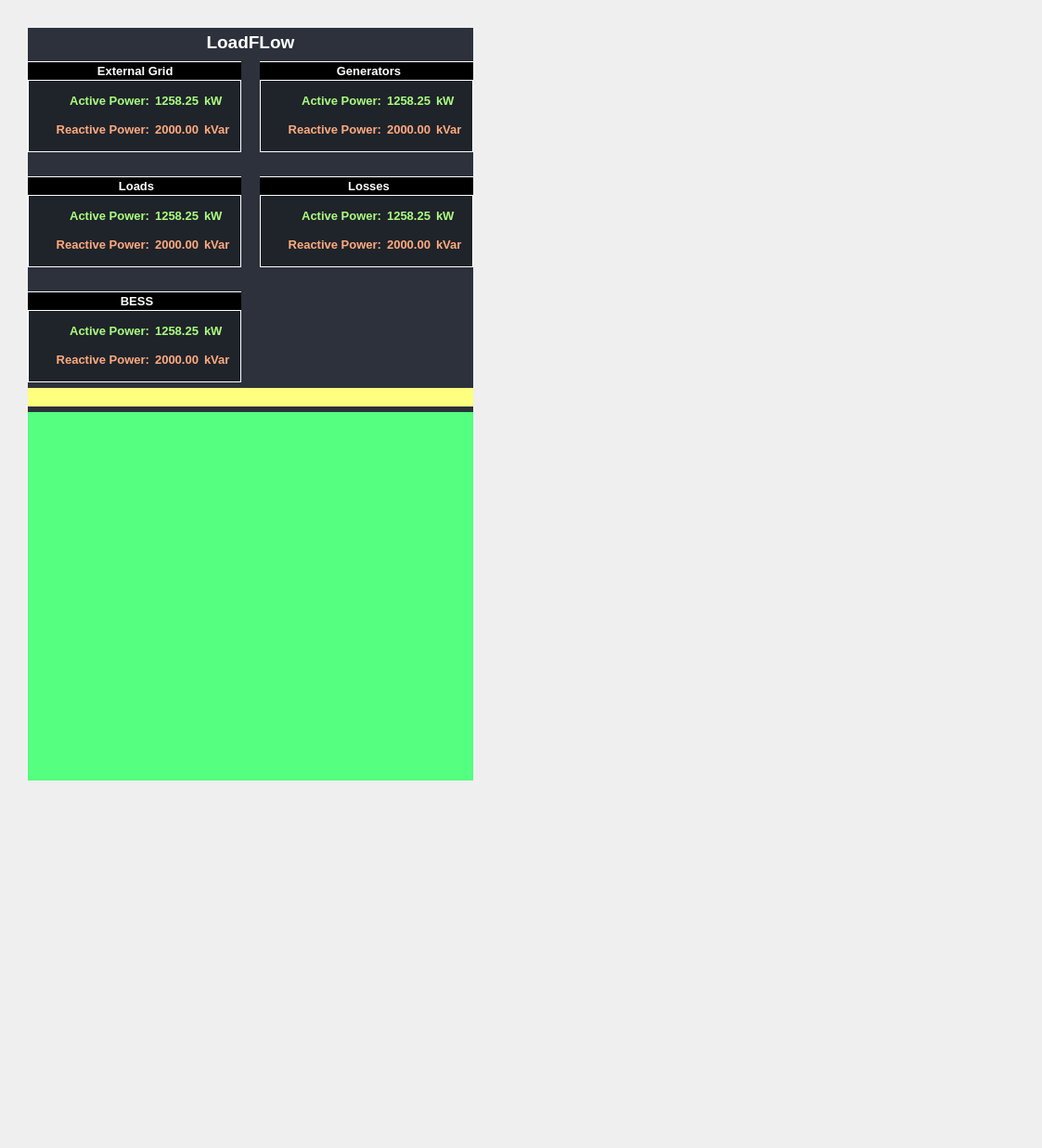
<?xml version="1.0" encoding="UTF-8"?>
<ui version="4.0">
 <class>lfres_mainWGT</class>
 <widget class="QWidget" name="lfres_mainWGT">
  <property name="geometry">
   <rect>
    <x>0</x>
    <y>0</y>
    <width>1123</width>
    <height>1237</height>
   </rect>
  </property>
  <property name="font">
   <font>
    <pointsize>11</pointsize>
    <weight>75</weight>
    <bold>true</bold>
   </font>
  </property>
  <property name="windowTitle">
   <string>Form</string>
  </property>
  <property name="styleSheet">
   <string notr="true"/>
  </property>
  <widget class="QWidget" name="lfres_WGT" native="true">
   <property name="geometry">
    <rect>
     <x>30</x>
     <y>30</y>
     <width>480</width>
     <height>811</height>
    </rect>
   </property>
   <property name="minimumSize">
    <size>
     <width>480</width>
     <height>700</height>
    </size>
   </property>
   <property name="maximumSize">
    <size>
     <width>600</width>
     <height>16777215</height>
    </size>
   </property>
   <property name="styleSheet">
    <string notr="true">#lfres_WGT{
	background-color: #2c313c;
}

#title_LBL{
	color: rgb(255, 255, 255);
}

#overall_GB, #loads_GB{
	background-color: #1f232a;
	color: rgb(255, 255, 255);
}

#extgrid_GB, #loads_GB, #loss_GB, #gen_GB, #bess_GB{	
	color: rgb(255, 255, 255);
	background-color: #1f232a;
 	border: 1px solid  rgb(255, 255, 255);
	padding-top: 15 px
}
#extgrid_GB:title, #loads_GB:title, #loss_GB:title,#gen_GB:title, #bess_GB:title{
	subcontrol-origin:  margin;
    subcontrol-position: top center;
    padding: 2px 1000px;
	background-color: rgb(0,0,0); 
 	border: 1px solid  rgb(255, 255, 255);
}

#p_eg_lbl_LBL, #p_eg_value_LBL, #p_eg_unit_LBL, 
#p_loads_lbl_LBL, #p_loads_value_LBL, #p_loads_unit_LBL, 
#p_gen_lbl_LBL, #p_gen_value_LBL, #p_gen_unit_LBL, 
#p_loss_lbl_LBL, #p_loss_value_LBL, #p_loss_unit_LBL,
#p_bess_lbl_LBL, #p_bess_value_LBL, #p_bess_unit_LBL{
	color: rgb(170, 255, 127);
}

#q_eg_lbl_LBL, #q_eg_value_LBL, #q_eg_unit_LBL, 
#q_loads_lbl_LBL, #q_loads_value_LBL, #q_loads_unit_LBL, 
#q_gen_lbl_LBL, #q_gen_value_LBL, #q_gen_unit_LBL, 
#q_loss_lbl_LBL, #q_loss_value_LBL, #q_loss_unit_LBL, 
#q_bess_lbl_LBL, #q_bess_value_LBL, #q_bess_unit_LBL{
	
	color: rgb(255, 170, 127);
}
</string>
   </property>
   <layout class="QVBoxLayout" name="lfres_VL">
    <item>
     <widget class="QLabel" name="title_LBL">
      <property name="sizePolicy">
       <sizepolicy hsizetype="Preferred" vsizetype="Fixed">
        <horstretch>0</horstretch>
        <verstretch>0</verstretch>
       </sizepolicy>
      </property>
      <property name="minimumSize">
       <size>
        <width>0</width>
        <height>30</height>
       </size>
      </property>
      <property name="font">
       <font>
        <pointsize>14</pointsize>
        <weight>75</weight>
        <bold>true</bold>
       </font>
      </property>
      <property name="text">
       <string>LoadFLow</string>
      </property>
      <property name="alignment">
       <set>Qt::AlignCenter</set>
      </property>
     </widget>
    </item>
    <item>
     <widget class="QWidget" name="lfres_top_WGT" native="true">
      <layout class="QHBoxLayout" name="horizontalLayout" stretch="0,0">
       <property name="spacing">
        <number>20</number>
       </property>
       <property name="leftMargin">
        <number>0</number>
       </property>
       <property name="topMargin">
        <number>0</number>
       </property>
       <property name="rightMargin">
        <number>0</number>
       </property>
       <property name="bottomMargin">
        <number>0</number>
       </property>
       <item>
        <widget class="QWidget" name="sx_WGT" native="true">
         <layout class="QVBoxLayout" name="verticalLayout_2">
          <property name="leftMargin">
           <number>0</number>
          </property>
          <property name="topMargin">
           <number>0</number>
          </property>
          <property name="rightMargin">
           <number>0</number>
          </property>
          <property name="bottomMargin">
           <number>0</number>
          </property>
          <item>
           <widget class="QGroupBox" name="extgrid_GB">
            <property name="font">
             <font>
              <pointsize>10</pointsize>
              <weight>75</weight>
              <bold>true</bold>
             </font>
            </property>
            <property name="title">
             <string>External Grid </string>
            </property>
            <property name="flat">
             <bool>false</bool>
            </property>
            <layout class="QGridLayout" name="gridLayout_6">
             <item row="2" column="2">
              <widget class="QLabel" name="q_eg_value_LBL">
               <property name="minimumSize">
                <size>
                 <width>0</width>
                 <height>25</height>
                </size>
               </property>
               <property name="font">
                <font>
                 <family>MS Shell Dlg 2</family>
                 <pointsize>10</pointsize>
                 <weight>75</weight>
                 <italic>false</italic>
                 <bold>true</bold>
                </font>
               </property>
               <property name="text">
                <string>2000.00</string>
               </property>
               <property name="alignment">
                <set>Qt::AlignRight|Qt::AlignTrailing|Qt::AlignVCenter</set>
               </property>
              </widget>
             </item>
             <item row="2" column="1">
              <widget class="QLabel" name="q_eg_lbl_LBL">
               <property name="sizePolicy">
                <sizepolicy hsizetype="MinimumExpanding" vsizetype="Preferred">
                 <horstretch>0</horstretch>
                 <verstretch>0</verstretch>
                </sizepolicy>
               </property>
               <property name="minimumSize">
                <size>
                 <width>0</width>
                 <height>25</height>
                </size>
               </property>
               <property name="font">
                <font>
                 <family>MS Shell Dlg 2</family>
                 <pointsize>10</pointsize>
                 <weight>75</weight>
                 <italic>false</italic>
                 <bold>true</bold>
                </font>
               </property>
               <property name="text">
                <string>Reactive Power:</string>
               </property>
               <property name="alignment">
                <set>Qt::AlignRight|Qt::AlignTrailing|Qt::AlignVCenter</set>
               </property>
              </widget>
             </item>
             <item row="2" column="3">
              <widget class="QLabel" name="q_eg_unit_LBL">
               <property name="minimumSize">
                <size>
                 <width>0</width>
                 <height>25</height>
                </size>
               </property>
               <property name="font">
                <font>
                 <family>MS Shell Dlg 2</family>
                 <pointsize>10</pointsize>
                 <weight>75</weight>
                 <italic>false</italic>
                 <bold>true</bold>
                </font>
               </property>
               <property name="text">
                <string>kVar</string>
               </property>
               <property name="alignment">
                <set>Qt::AlignLeading|Qt::AlignLeft|Qt::AlignVCenter</set>
               </property>
              </widget>
             </item>
             <item row="1" column="3">
              <widget class="QLabel" name="p_eg_unit_LBL">
               <property name="minimumSize">
                <size>
                 <width>0</width>
                 <height>25</height>
                </size>
               </property>
               <property name="font">
                <font>
                 <family>MS Shell Dlg 2</family>
                 <pointsize>10</pointsize>
                 <weight>75</weight>
                 <italic>false</italic>
                 <bold>true</bold>
                </font>
               </property>
               <property name="text">
                <string>kW</string>
               </property>
               <property name="alignment">
                <set>Qt::AlignLeading|Qt::AlignLeft|Qt::AlignVCenter</set>
               </property>
              </widget>
             </item>
             <item row="1" column="2">
              <widget class="QLabel" name="p_eg_value_LBL">
               <property name="minimumSize">
                <size>
                 <width>0</width>
                 <height>25</height>
                </size>
               </property>
               <property name="font">
                <font>
                 <family>MS Shell Dlg 2</family>
                 <pointsize>10</pointsize>
                 <weight>75</weight>
                 <italic>false</italic>
                 <bold>true</bold>
                </font>
               </property>
               <property name="text">
                <string>1258.25</string>
               </property>
               <property name="alignment">
                <set>Qt::AlignRight|Qt::AlignTrailing|Qt::AlignVCenter</set>
               </property>
              </widget>
             </item>
             <item row="1" column="1">
              <widget class="QLabel" name="p_eg_lbl_LBL">
               <property name="sizePolicy">
                <sizepolicy hsizetype="MinimumExpanding" vsizetype="Preferred">
                 <horstretch>0</horstretch>
                 <verstretch>0</verstretch>
                </sizepolicy>
               </property>
               <property name="minimumSize">
                <size>
                 <width>0</width>
                 <height>25</height>
                </size>
               </property>
               <property name="font">
                <font>
                 <family>MS Shell Dlg 2</family>
                 <pointsize>10</pointsize>
                 <weight>75</weight>
                 <italic>false</italic>
                 <bold>true</bold>
                </font>
               </property>
               <property name="text">
                <string>Active Power:</string>
               </property>
               <property name="alignment">
                <set>Qt::AlignRight|Qt::AlignTrailing|Qt::AlignVCenter</set>
               </property>
              </widget>
             </item>
            </layout>
           </widget>
          </item>
          <item>
           <spacer name="o1_VSp">
            <property name="orientation">
             <enum>Qt::Vertical</enum>
            </property>
            <property name="sizeType">
             <enum>QSizePolicy::Fixed</enum>
            </property>
            <property name="sizeHint" stdset="0">
             <size>
              <width>20</width>
              <height>20</height>
             </size>
            </property>
           </spacer>
          </item>
          <item>
           <widget class="QGroupBox" name="loads_GB">
            <property name="font">
             <font>
              <pointsize>10</pointsize>
              <weight>75</weight>
              <bold>true</bold>
             </font>
            </property>
            <property name="title">
             <string>Loads</string>
            </property>
            <layout class="QGridLayout" name="gridLayout_5">
             <item row="3" column="0">
              <widget class="QLabel" name="p_loads_lbl_LBL">
               <property name="sizePolicy">
                <sizepolicy hsizetype="MinimumExpanding" vsizetype="Preferred">
                 <horstretch>0</horstretch>
                 <verstretch>0</verstretch>
                </sizepolicy>
               </property>
               <property name="minimumSize">
                <size>
                 <width>0</width>
                 <height>25</height>
                </size>
               </property>
               <property name="font">
                <font>
                 <family>MS Shell Dlg 2</family>
                 <pointsize>10</pointsize>
                 <weight>75</weight>
                 <italic>false</italic>
                 <bold>true</bold>
                </font>
               </property>
               <property name="text">
                <string>Active Power:</string>
               </property>
               <property name="alignment">
                <set>Qt::AlignRight|Qt::AlignTrailing|Qt::AlignVCenter</set>
               </property>
              </widget>
             </item>
             <item row="3" column="1">
              <widget class="QLabel" name="p_loads_value_LBL">
               <property name="minimumSize">
                <size>
                 <width>0</width>
                 <height>25</height>
                </size>
               </property>
               <property name="font">
                <font>
                 <family>MS Shell Dlg 2</family>
                 <pointsize>10</pointsize>
                 <weight>75</weight>
                 <italic>false</italic>
                 <bold>true</bold>
                </font>
               </property>
               <property name="text">
                <string>1258.25</string>
               </property>
               <property name="alignment">
                <set>Qt::AlignRight|Qt::AlignTrailing|Qt::AlignVCenter</set>
               </property>
              </widget>
             </item>
             <item row="4" column="0">
              <widget class="QLabel" name="q_loads_lbl_LBL">
               <property name="sizePolicy">
                <sizepolicy hsizetype="MinimumExpanding" vsizetype="Preferred">
                 <horstretch>0</horstretch>
                 <verstretch>0</verstretch>
                </sizepolicy>
               </property>
               <property name="minimumSize">
                <size>
                 <width>0</width>
                 <height>25</height>
                </size>
               </property>
               <property name="font">
                <font>
                 <family>MS Shell Dlg 2</family>
                 <pointsize>10</pointsize>
                 <weight>75</weight>
                 <italic>false</italic>
                 <bold>true</bold>
                </font>
               </property>
               <property name="text">
                <string>Reactive Power:</string>
               </property>
               <property name="alignment">
                <set>Qt::AlignRight|Qt::AlignTrailing|Qt::AlignVCenter</set>
               </property>
              </widget>
             </item>
             <item row="3" column="2">
              <widget class="QLabel" name="p_loads_unit_LBL">
               <property name="minimumSize">
                <size>
                 <width>0</width>
                 <height>25</height>
                </size>
               </property>
               <property name="font">
                <font>
                 <family>MS Shell Dlg 2</family>
                 <pointsize>10</pointsize>
                 <weight>75</weight>
                 <italic>false</italic>
                 <bold>true</bold>
                </font>
               </property>
               <property name="text">
                <string>kW</string>
               </property>
               <property name="alignment">
                <set>Qt::AlignLeading|Qt::AlignLeft|Qt::AlignVCenter</set>
               </property>
              </widget>
             </item>
             <item row="4" column="2">
              <widget class="QLabel" name="q_loads_unit_LBL">
               <property name="minimumSize">
                <size>
                 <width>0</width>
                 <height>25</height>
                </size>
               </property>
               <property name="font">
                <font>
                 <family>MS Shell Dlg 2</family>
                 <pointsize>10</pointsize>
                 <weight>75</weight>
                 <italic>false</italic>
                 <bold>true</bold>
                </font>
               </property>
               <property name="text">
                <string>kVar</string>
               </property>
               <property name="alignment">
                <set>Qt::AlignLeading|Qt::AlignLeft|Qt::AlignVCenter</set>
               </property>
              </widget>
             </item>
             <item row="4" column="1">
              <widget class="QLabel" name="q_loads_value_LBL">
               <property name="minimumSize">
                <size>
                 <width>0</width>
                 <height>25</height>
                </size>
               </property>
               <property name="font">
                <font>
                 <family>MS Shell Dlg 2</family>
                 <pointsize>10</pointsize>
                 <weight>75</weight>
                 <italic>false</italic>
                 <bold>true</bold>
                </font>
               </property>
               <property name="text">
                <string>2000.00</string>
               </property>
               <property name="alignment">
                <set>Qt::AlignRight|Qt::AlignTrailing|Qt::AlignVCenter</set>
               </property>
              </widget>
             </item>
            </layout>
           </widget>
          </item>
          <item>
           <spacer name="o3_VSp">
            <property name="orientation">
             <enum>Qt::Vertical</enum>
            </property>
            <property name="sizeType">
             <enum>QSizePolicy::Fixed</enum>
            </property>
            <property name="sizeHint" stdset="0">
             <size>
              <width>20</width>
              <height>20</height>
             </size>
            </property>
           </spacer>
          </item>
          <item>
           <widget class="QGroupBox" name="bess_GB">
            <property name="font">
             <font>
              <pointsize>10</pointsize>
              <weight>75</weight>
              <bold>true</bold>
             </font>
            </property>
            <property name="title">
             <string>BESS</string>
            </property>
            <layout class="QGridLayout" name="gridLayout_7">
             <item row="3" column="0">
              <widget class="QLabel" name="p_bess_lbl_LBL">
               <property name="sizePolicy">
                <sizepolicy hsizetype="MinimumExpanding" vsizetype="Preferred">
                 <horstretch>0</horstretch>
                 <verstretch>0</verstretch>
                </sizepolicy>
               </property>
               <property name="minimumSize">
                <size>
                 <width>0</width>
                 <height>25</height>
                </size>
               </property>
               <property name="font">
                <font>
                 <family>MS Shell Dlg 2</family>
                 <pointsize>10</pointsize>
                 <weight>75</weight>
                 <italic>false</italic>
                 <bold>true</bold>
                </font>
               </property>
               <property name="text">
                <string>Active Power:</string>
               </property>
               <property name="alignment">
                <set>Qt::AlignRight|Qt::AlignTrailing|Qt::AlignVCenter</set>
               </property>
              </widget>
             </item>
             <item row="3" column="1">
              <widget class="QLabel" name="p_bess_value_LBL">
               <property name="minimumSize">
                <size>
                 <width>0</width>
                 <height>25</height>
                </size>
               </property>
               <property name="font">
                <font>
                 <family>MS Shell Dlg 2</family>
                 <pointsize>10</pointsize>
                 <weight>75</weight>
                 <italic>false</italic>
                 <bold>true</bold>
                </font>
               </property>
               <property name="text">
                <string>1258.25</string>
               </property>
               <property name="alignment">
                <set>Qt::AlignRight|Qt::AlignTrailing|Qt::AlignVCenter</set>
               </property>
              </widget>
             </item>
             <item row="4" column="0">
              <widget class="QLabel" name="q_bess_lbl_LBL">
               <property name="sizePolicy">
                <sizepolicy hsizetype="MinimumExpanding" vsizetype="Preferred">
                 <horstretch>0</horstretch>
                 <verstretch>0</verstretch>
                </sizepolicy>
               </property>
               <property name="minimumSize">
                <size>
                 <width>0</width>
                 <height>25</height>
                </size>
               </property>
               <property name="font">
                <font>
                 <family>MS Shell Dlg 2</family>
                 <pointsize>10</pointsize>
                 <weight>75</weight>
                 <italic>false</italic>
                 <bold>true</bold>
                </font>
               </property>
               <property name="text">
                <string>Reactive Power:</string>
               </property>
               <property name="alignment">
                <set>Qt::AlignRight|Qt::AlignTrailing|Qt::AlignVCenter</set>
               </property>
              </widget>
             </item>
             <item row="3" column="2">
              <widget class="QLabel" name="p_bess_unit_LBL">
               <property name="minimumSize">
                <size>
                 <width>0</width>
                 <height>25</height>
                </size>
               </property>
               <property name="font">
                <font>
                 <family>MS Shell Dlg 2</family>
                 <pointsize>10</pointsize>
                 <weight>75</weight>
                 <italic>false</italic>
                 <bold>true</bold>
                </font>
               </property>
               <property name="text">
                <string>kW</string>
               </property>
               <property name="alignment">
                <set>Qt::AlignLeading|Qt::AlignLeft|Qt::AlignVCenter</set>
               </property>
              </widget>
             </item>
             <item row="4" column="2">
              <widget class="QLabel" name="q_bess_unit_LBL">
               <property name="minimumSize">
                <size>
                 <width>0</width>
                 <height>25</height>
                </size>
               </property>
               <property name="font">
                <font>
                 <family>MS Shell Dlg 2</family>
                 <pointsize>10</pointsize>
                 <weight>75</weight>
                 <italic>false</italic>
                 <bold>true</bold>
                </font>
               </property>
               <property name="text">
                <string>kVar</string>
               </property>
               <property name="alignment">
                <set>Qt::AlignLeading|Qt::AlignLeft|Qt::AlignVCenter</set>
               </property>
              </widget>
             </item>
             <item row="4" column="1">
              <widget class="QLabel" name="q_bess_value_LBL">
               <property name="minimumSize">
                <size>
                 <width>0</width>
                 <height>25</height>
                </size>
               </property>
               <property name="font">
                <font>
                 <family>MS Shell Dlg 2</family>
                 <pointsize>10</pointsize>
                 <weight>75</weight>
                 <italic>false</italic>
                 <bold>true</bold>
                </font>
               </property>
               <property name="text">
                <string>2000.00</string>
               </property>
               <property name="alignment">
                <set>Qt::AlignRight|Qt::AlignTrailing|Qt::AlignVCenter</set>
               </property>
              </widget>
             </item>
            </layout>
           </widget>
          </item>
         </layout>
        </widget>
       </item>
       <item alignment="Qt::AlignTop">
        <widget class="QWidget" name="dx_WGT" native="true">
         <layout class="QVBoxLayout" name="verticalLayout_4">
          <property name="leftMargin">
           <number>0</number>
          </property>
          <property name="topMargin">
           <number>0</number>
          </property>
          <property name="rightMargin">
           <number>0</number>
          </property>
          <property name="bottomMargin">
           <number>0</number>
          </property>
          <item>
           <widget class="QGroupBox" name="gen_GB">
            <property name="font">
             <font>
              <pointsize>10</pointsize>
              <weight>75</weight>
              <bold>true</bold>
             </font>
            </property>
            <property name="title">
             <string>Generators</string>
            </property>
            <property name="flat">
             <bool>false</bool>
            </property>
            <layout class="QGridLayout" name="gridLayout_4">
             <item row="2" column="0">
              <widget class="QLabel" name="p_gen_lbl_LBL">
               <property name="sizePolicy">
                <sizepolicy hsizetype="MinimumExpanding" vsizetype="Preferred">
                 <horstretch>0</horstretch>
                 <verstretch>0</verstretch>
                </sizepolicy>
               </property>
               <property name="minimumSize">
                <size>
                 <width>0</width>
                 <height>25</height>
                </size>
               </property>
               <property name="font">
                <font>
                 <family>MS Shell Dlg 2</family>
                 <pointsize>10</pointsize>
                 <weight>75</weight>
                 <italic>false</italic>
                 <bold>true</bold>
                </font>
               </property>
               <property name="text">
                <string>Active Power:</string>
               </property>
               <property name="alignment">
                <set>Qt::AlignRight|Qt::AlignTrailing|Qt::AlignVCenter</set>
               </property>
              </widget>
             </item>
             <item row="3" column="2">
              <widget class="QLabel" name="q_gen_unit_LBL">
               <property name="minimumSize">
                <size>
                 <width>0</width>
                 <height>25</height>
                </size>
               </property>
               <property name="font">
                <font>
                 <family>MS Shell Dlg 2</family>
                 <pointsize>10</pointsize>
                 <weight>75</weight>
                 <italic>false</italic>
                 <bold>true</bold>
                </font>
               </property>
               <property name="text">
                <string>kVar</string>
               </property>
               <property name="alignment">
                <set>Qt::AlignLeading|Qt::AlignLeft|Qt::AlignVCenter</set>
               </property>
              </widget>
             </item>
             <item row="3" column="0">
              <widget class="QLabel" name="q_gen_lbl_LBL">
               <property name="sizePolicy">
                <sizepolicy hsizetype="MinimumExpanding" vsizetype="Preferred">
                 <horstretch>0</horstretch>
                 <verstretch>0</verstretch>
                </sizepolicy>
               </property>
               <property name="minimumSize">
                <size>
                 <width>0</width>
                 <height>25</height>
                </size>
               </property>
               <property name="font">
                <font>
                 <family>MS Shell Dlg 2</family>
                 <pointsize>10</pointsize>
                 <weight>75</weight>
                 <italic>false</italic>
                 <bold>true</bold>
                </font>
               </property>
               <property name="text">
                <string>Reactive Power:</string>
               </property>
               <property name="alignment">
                <set>Qt::AlignRight|Qt::AlignTrailing|Qt::AlignVCenter</set>
               </property>
              </widget>
             </item>
             <item row="3" column="1">
              <widget class="QLabel" name="q_gen_value_LBL">
               <property name="minimumSize">
                <size>
                 <width>0</width>
                 <height>25</height>
                </size>
               </property>
               <property name="font">
                <font>
                 <family>MS Shell Dlg 2</family>
                 <pointsize>10</pointsize>
                 <weight>75</weight>
                 <italic>false</italic>
                 <bold>true</bold>
                </font>
               </property>
               <property name="text">
                <string>2000.00</string>
               </property>
               <property name="alignment">
                <set>Qt::AlignRight|Qt::AlignTrailing|Qt::AlignVCenter</set>
               </property>
              </widget>
             </item>
             <item row="2" column="1">
              <widget class="QLabel" name="p_gen_value_LBL">
               <property name="minimumSize">
                <size>
                 <width>0</width>
                 <height>25</height>
                </size>
               </property>
               <property name="font">
                <font>
                 <family>MS Shell Dlg 2</family>
                 <pointsize>10</pointsize>
                 <weight>75</weight>
                 <italic>false</italic>
                 <bold>true</bold>
                </font>
               </property>
               <property name="text">
                <string>1258.25</string>
               </property>
               <property name="alignment">
                <set>Qt::AlignRight|Qt::AlignTrailing|Qt::AlignVCenter</set>
               </property>
              </widget>
             </item>
             <item row="2" column="2">
              <widget class="QLabel" name="p_gen_unit_LBL">
               <property name="minimumSize">
                <size>
                 <width>0</width>
                 <height>25</height>
                </size>
               </property>
               <property name="font">
                <font>
                 <family>MS Shell Dlg 2</family>
                 <pointsize>10</pointsize>
                 <weight>75</weight>
                 <italic>false</italic>
                 <bold>true</bold>
                </font>
               </property>
               <property name="text">
                <string>kW</string>
               </property>
               <property name="alignment">
                <set>Qt::AlignLeading|Qt::AlignLeft|Qt::AlignVCenter</set>
               </property>
              </widget>
             </item>
            </layout>
           </widget>
          </item>
          <item>
           <spacer name="o2_VSp">
            <property name="orientation">
             <enum>Qt::Vertical</enum>
            </property>
            <property name="sizeType">
             <enum>QSizePolicy::Fixed</enum>
            </property>
            <property name="sizeHint" stdset="0">
             <size>
              <width>20</width>
              <height>20</height>
             </size>
            </property>
           </spacer>
          </item>
          <item>
           <widget class="QGroupBox" name="loss_GB">
            <property name="font">
             <font>
              <pointsize>10</pointsize>
              <weight>75</weight>
              <bold>true</bold>
             </font>
            </property>
            <property name="title">
             <string>Losses</string>
            </property>
            <layout class="QGridLayout" name="gridLayout">
             <item row="0" column="0">
              <widget class="QLabel" name="p_loss_lbl_LBL">
               <property name="sizePolicy">
                <sizepolicy hsizetype="MinimumExpanding" vsizetype="Preferred">
                 <horstretch>0</horstretch>
                 <verstretch>0</verstretch>
                </sizepolicy>
               </property>
               <property name="minimumSize">
                <size>
                 <width>0</width>
                 <height>25</height>
                </size>
               </property>
               <property name="font">
                <font>
                 <family>MS Shell Dlg 2</family>
                 <pointsize>10</pointsize>
                 <weight>75</weight>
                 <italic>false</italic>
                 <bold>true</bold>
                </font>
               </property>
               <property name="text">
                <string>Active Power:</string>
               </property>
               <property name="alignment">
                <set>Qt::AlignRight|Qt::AlignTrailing|Qt::AlignVCenter</set>
               </property>
              </widget>
             </item>
             <item row="0" column="1">
              <widget class="QLabel" name="p_loss_value_LBL">
               <property name="minimumSize">
                <size>
                 <width>0</width>
                 <height>25</height>
                </size>
               </property>
               <property name="font">
                <font>
                 <family>MS Shell Dlg 2</family>
                 <pointsize>10</pointsize>
                 <weight>75</weight>
                 <italic>false</italic>
                 <bold>true</bold>
                </font>
               </property>
               <property name="text">
                <string>1258.25</string>
               </property>
               <property name="alignment">
                <set>Qt::AlignRight|Qt::AlignTrailing|Qt::AlignVCenter</set>
               </property>
              </widget>
             </item>
             <item row="0" column="2">
              <widget class="QLabel" name="p_loss_unit_LBL">
               <property name="minimumSize">
                <size>
                 <width>0</width>
                 <height>25</height>
                </size>
               </property>
               <property name="font">
                <font>
                 <family>MS Shell Dlg 2</family>
                 <pointsize>10</pointsize>
                 <weight>75</weight>
                 <italic>false</italic>
                 <bold>true</bold>
                </font>
               </property>
               <property name="text">
                <string>kW</string>
               </property>
               <property name="alignment">
                <set>Qt::AlignLeading|Qt::AlignLeft|Qt::AlignVCenter</set>
               </property>
              </widget>
             </item>
             <item row="1" column="0">
              <widget class="QLabel" name="q_loss_lbl_LBL">
               <property name="sizePolicy">
                <sizepolicy hsizetype="MinimumExpanding" vsizetype="Preferred">
                 <horstretch>0</horstretch>
                 <verstretch>0</verstretch>
                </sizepolicy>
               </property>
               <property name="minimumSize">
                <size>
                 <width>0</width>
                 <height>25</height>
                </size>
               </property>
               <property name="font">
                <font>
                 <family>MS Shell Dlg 2</family>
                 <pointsize>10</pointsize>
                 <weight>75</weight>
                 <italic>false</italic>
                 <bold>true</bold>
                </font>
               </property>
               <property name="text">
                <string>Reactive Power:</string>
               </property>
               <property name="alignment">
                <set>Qt::AlignRight|Qt::AlignTrailing|Qt::AlignVCenter</set>
               </property>
              </widget>
             </item>
             <item row="1" column="1">
              <widget class="QLabel" name="q_loss_value_LBL">
               <property name="minimumSize">
                <size>
                 <width>0</width>
                 <height>25</height>
                </size>
               </property>
               <property name="font">
                <font>
                 <family>MS Shell Dlg 2</family>
                 <pointsize>10</pointsize>
                 <weight>75</weight>
                 <italic>false</italic>
                 <bold>true</bold>
                </font>
               </property>
               <property name="text">
                <string>2000.00</string>
               </property>
               <property name="alignment">
                <set>Qt::AlignRight|Qt::AlignTrailing|Qt::AlignVCenter</set>
               </property>
              </widget>
             </item>
             <item row="1" column="2">
              <widget class="QLabel" name="q_loss_unit_LBL">
               <property name="minimumSize">
                <size>
                 <width>0</width>
                 <height>25</height>
                </size>
               </property>
               <property name="font">
                <font>
                 <family>MS Shell Dlg 2</family>
                 <pointsize>10</pointsize>
                 <weight>75</weight>
                 <italic>false</italic>
                 <bold>true</bold>
                </font>
               </property>
               <property name="text">
                <string>kVar</string>
               </property>
               <property name="alignment">
                <set>Qt::AlignLeading|Qt::AlignLeft|Qt::AlignVCenter</set>
               </property>
              </widget>
             </item>
            </layout>
           </widget>
          </item>
         </layout>
        </widget>
       </item>
      </layout>
     </widget>
    </item>
    <item>
     <widget class="QWidget" name="lfres_center_WGT" native="true">
      <property name="minimumSize">
       <size>
        <width>0</width>
        <height>20</height>
       </size>
      </property>
      <property name="maximumSize">
       <size>
        <width>16777215</width>
        <height>300</height>
       </size>
      </property>
      <property name="styleSheet">
       <string notr="true">background-color: rgb(255, 255, 127);</string>
      </property>
     </widget>
    </item>
    <item>
     <widget class="QWidget" name="lfres_bottom_WGT" native="true">
      <property name="sizePolicy">
       <sizepolicy hsizetype="Preferred" vsizetype="Expanding">
        <horstretch>0</horstretch>
        <verstretch>0</verstretch>
       </sizepolicy>
      </property>
      <property name="minimumSize">
       <size>
        <width>300</width>
        <height>200</height>
       </size>
      </property>
      <property name="maximumSize">
       <size>
        <width>600</width>
        <height>600</height>
       </size>
      </property>
      <property name="styleSheet">
       <string notr="true">background-color: rgb(85, 255, 127);</string>
      </property>
      <layout class="QVBoxLayout" name="image_VL"/>
     </widget>
    </item>
   </layout>
  </widget>
 </widget>
 <resources/>
 <connections/>
</ui>
